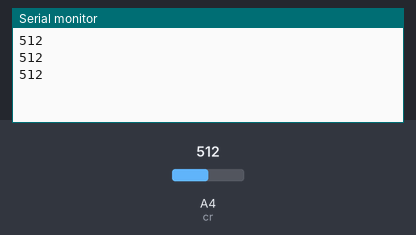
A sketch run on a simulated Arduino Uno, built with avr-gcc and run on an emulated ATmega328P. On the bench: the last lines printed to the serial monitor. Inputs (shaded band) come from the test bench; at power-on: A4 (cr) = 512.

Above: at 1.3 s.
1.4 s: A4 (cr) set to 716
At 1.9 s:
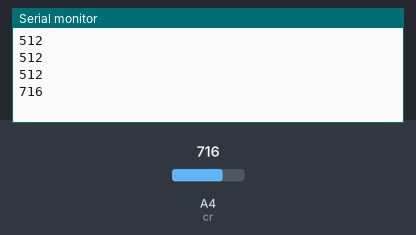
2.9 s: A4 (cr) set to 900
At 3.4 s:
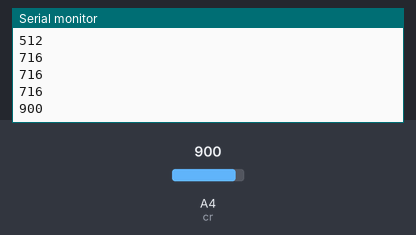
Timing chart, 0 to 5.9 s (numbered marks = the images above; inputs shaded):
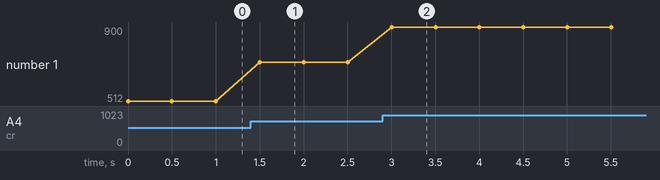

The sketch:

sketch_oct25a.ino
```cpp
#define cr A4
void setup() {
  // put your setup code here, to run once:
   pinMode(cr, INPUT);
Serial.begin(9600);
}

void loop() {
  // put your main code here, to run repeatedly:
int c=analogRead(cr);
Serial.println(c);
delay(500);
}
```

Measured:
- after the input at 1.4 s, the serial monitor: prints a new line after 0.10 s (image 1)
- after the input at 2.9 s, the serial monitor: prints a new line after 0.10 s (image 2)
- plotted number 1: 512 → 716 after the input at 1.4 s, 716 → 900 after the input at 2.9 s
